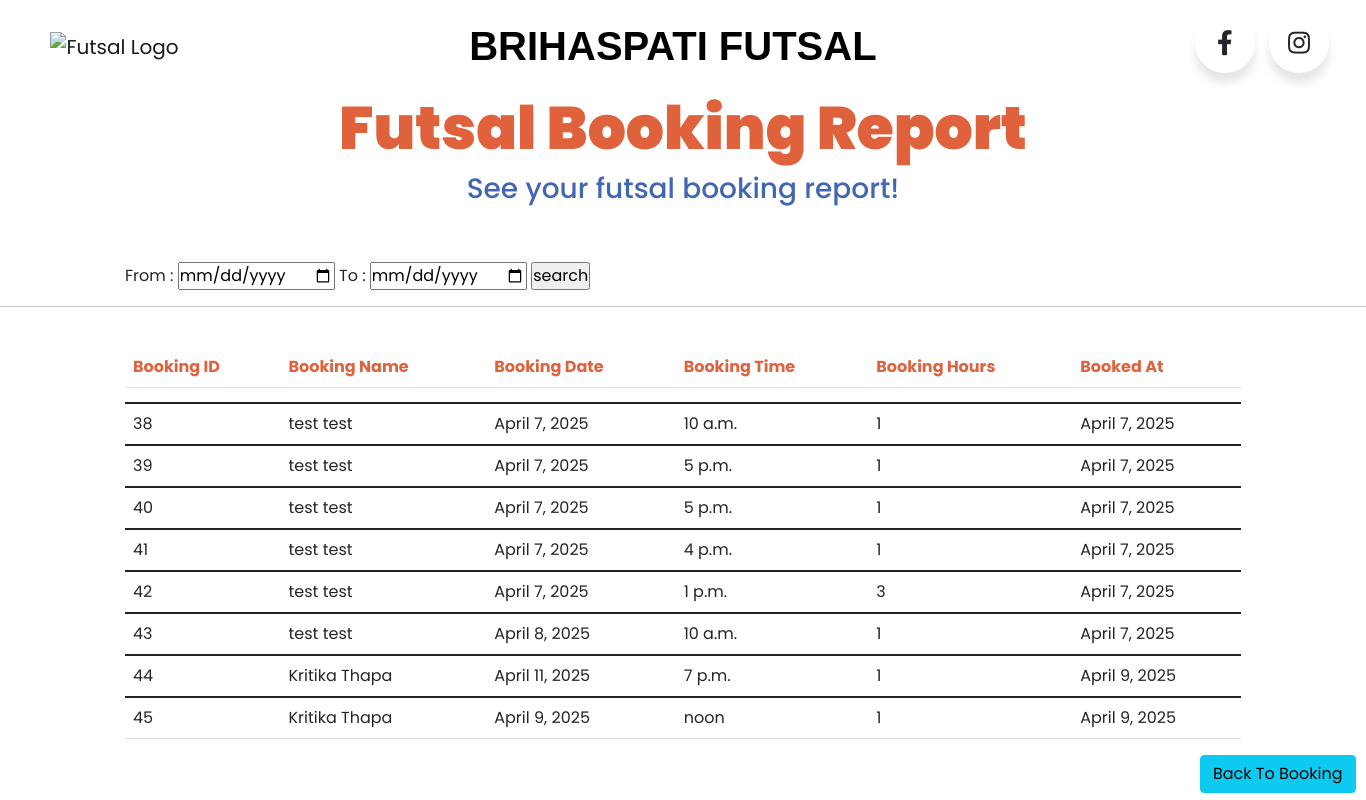
The app's page /report (signed in), older data.
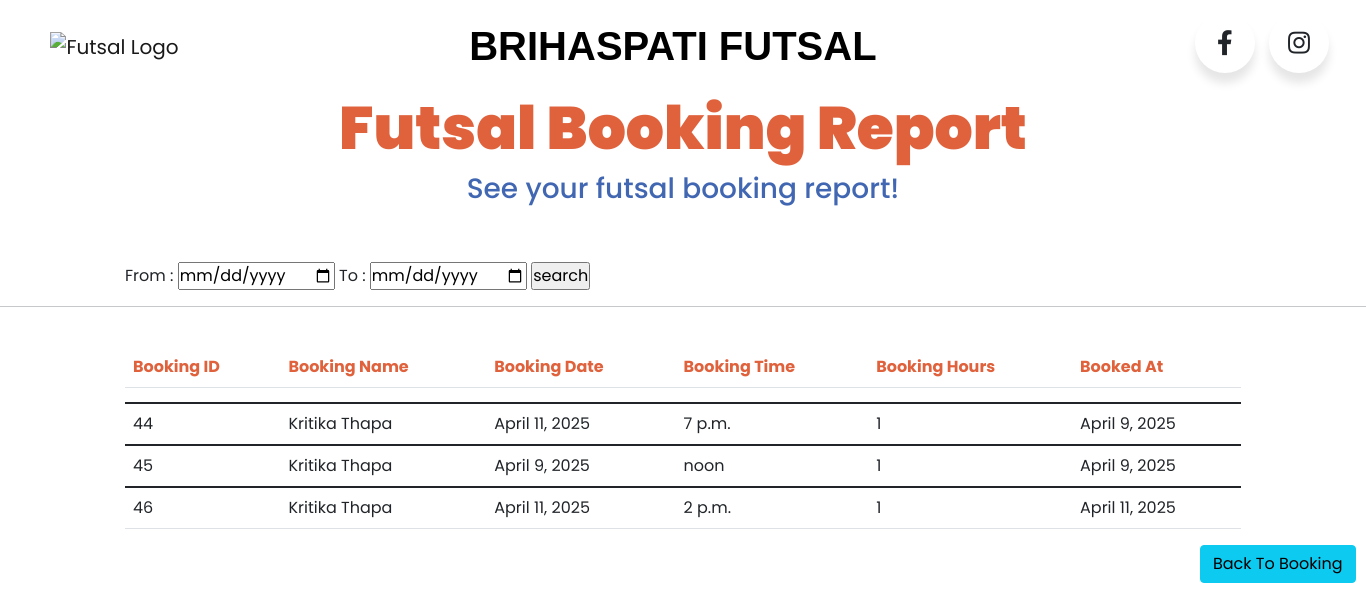
The same page, newer data.
### Booking/models/booking.py (models this page shows, shortened)
class Booking(models.Model):
    fullname = models.CharField(max_length=100)
    email = models.EmailField()
    phone = models.PositiveIntegerField()
    address = models.CharField(max_length=100)
    customer = models.ForeignKey(Customer, on_delete=models.CASCADE, default=True, blank=True)
    time = models.TimeField()
    date = models.DateField()
    playing_hours = models.CharField(max_length=50)
    status = models.BooleanField(default=False)
    booked_at = models.DateField(auto_now_add=True, blank=True, null=True)
    court = models.CharField(max_length=10, default="1")

### Shopping/middlewares/auth.py (the view)
    def middleware(request):
        if not request.session.get('customer'):
            return redirect('login')
        return get_response(request)

### Booking/views/report.py (called while the page is built)
def showreport(request):
    if request.method == "POST":
        fromdate = request.POST.get('fromdate')
        todate = request.POST.get('todate')
        searchreport = Booking.objects.raw(
            'select id, fullname , date , time , playing_hours , booked_at from Booking_booking where booked_at between "' + fromdate + '" and "' + todate + '"')
        return render(request, 'report.html', {'data': searchreport})
    else:
        displaydata = Booking.objects.all()
        return render(request, 'report.html', {'data': displaydata})

### Booking/templates/report.html (shortened to what this page needs)
<!DOCTYPE html>
<html lang="en">
  <head>
  </head>
    <link href="https://cdn.jsdelivr.net/npm/bootstrap@5.1.3/dist/css/bootstrap.min.css" rel="stylesheet">
      <link rel="stylesheet" href="https://cdnjs.cloudflare.com/ajax/libs/font-awesome/5.15.3/css/all.min.css"/>
  </head>
  <body>
    <nav class="navbar navbar-expand-lg navbar-light">
      <div class="container-fluid">
        <div class="collapse navbar-collapse" id="navbarSupportedContent">
          <a href="http://127.0.0.1:8000/" class="navbar-brand mt-2 mt-lg-0">
            <img
              src="https://i.ibb.co/RQn5crx/imgonline-com-ua-Replace-Color-x8-HOGnfek8b-M2-KAk-removebg-preview.png"
              style="position: relative; left: 30%;"
              height="150"
              width="145"
              alt="Futsal Logo"
            />
          </a>
          <ul class="navbar-nav mx-auto me-auto mb-2 mb-lg-0">
            <li class="nav-item">
              <a href="http://127.0.0.1:8000/" class="nav-link" style="font-family: 'Anton', sans-serif; font-size: 40px; color: black; font-weight: 600;">BRIHASPATI FUTSAL</a>
            </li>
          </ul>
          <div class="fbinstaicon">
            <div class="fbinstabutton">
               <div class="icon">
                  <i class="fab fa-facebook-f"></i>
               </div>
            </div>
            <div class="fbinstabutton">
               <div class="icon">
                  <i class="fab fa-instagram"></i>
               </div>
            </div>
         </div>
    </nav>
<body>
  <h1 style="text-align: center; color: #e0623c; font-family: poppins; font-size: 60px; font-weight: 900;">Futsal Booking Report</h1>
  <h3 style="text-align: center; color: #4267b2;">See your futsal booking report!</h3>
  <br><br>
  <form method="POST">
    <div style="margin-left: 125px;" >
  From : <input type="date" name="fromdate">
  To : <input type="date" name="todate">
  <input type="submit" value="search">
</div>
  <hr>
  <br>
<div class="container">
  <div class="table-responsive">
    <table class="basic-table table-headers table table-hover">
      <thead>
        <tr>
          <th style="color: #e0623c; ">Booking ID</th>
          <th style="color: #e0623c; ">Booking Name</th>
          <th style="color: #e0623c; ">Booking Date</th>
          <th style="color: #e0623c; ">Booking Time</th>
          <th style="color: #e0623c; ">Booking Hours</th>
          <th style="color: #e0623c; ">Booked At</th>
        </tr>
        <tr style="height: 1rem; border: none; box-shadow: none;"></tr>
      </thead>
      <tbody>
        {% for booking in data %}
        <tr>
          <td>{{booking.id}}</td>
          <td>{{booking.fullname}}</td>
          <td>{{booking.date}}</td>
          <td>{{booking.time}}</td>
          <td>{{booking.playing_hours}}</td>
          <td>{{booking.booked_at}}</td>
        </tr>
      </tbody>
      {% endfor %}
    </table>
  </div>
</div>
</form>
<a href="http://127.0.0.1:8000/bookings">
  <input
    type="button"
    style="margin-left: 1200px;"
    class="btn btn-info"
    value="Back To Booking"
/></a>
</body>
</html>

Row changes from the older to the newer data that the page shows:
removed Booking: id "38", fullname "test test", date "April 7, 2025", time "10 a.m.", playing_hours "1", booked_at "April 7, 2025"
removed Booking: id "39", fullname "test test", date "April 7, 2025", time "5 p.m.", playing_hours "1", booked_at "April 7, 2025"
removed Booking: id "40", fullname "test test", date "April 7, 2025", time "5 p.m.", playing_hours "1", booked_at "April 7, 2025"
removed Booking: id "41", fullname "test test", date "April 7, 2025", time "4 p.m.", playing_hours "1", booked_at "April 7, 2025"
removed Booking: id "42", fullname "test test", date "April 7, 2025", time "1 p.m.", playing_hours "3", booked_at "April 7, 2025"
removed Booking: id "43", fullname "test test", date "April 8, 2025", time "10 a.m.", playing_hours "1", booked_at "April 7, 2025"
added Booking: id "46", fullname "Kritika Thapa", date "April 11, 2025", time "2 p.m.", playing_hours "1", booked_at "April 11, 2025"
